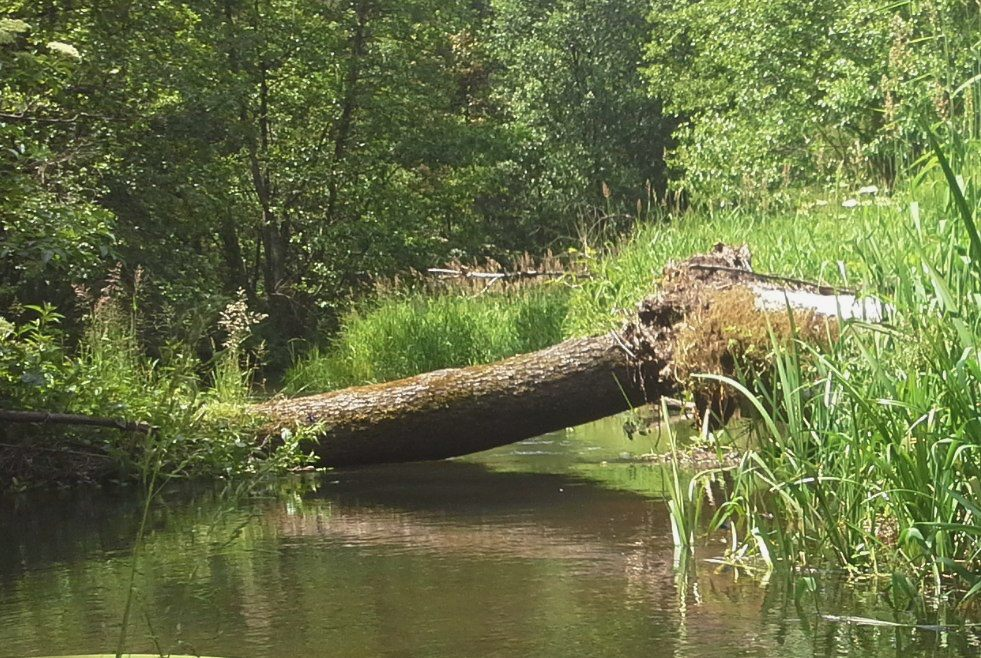
%> input picture ćwiczenia/LAB_5/rzeczka.jpg, 981 x 658 px
$ octave Zad_3.m   (GNU Octave 9; MATLAB toolbox functions it lacks are replaced by stand-ins)
%> lines starting %> are read from the running program, lines starting %| are printed output that depends on the picture; in (x1, y1, x2, y2) boxes, pixels count from 0 and x2, y2 are one past the last pixel; in counts of white or black regions, pixels touching at a corner belong together; the program's own positions count from 1
### ćwiczenia/LAB_5/rgb_to_hsl.m
function [H, S, L] = rgb_to_hsl(R, G, B, img_double)

  MaxRGB = max(img_double, [], 3);
  MinRGB = min(img_double, [], 3);
  Chroma = MaxRGB - MinRGB;

  Htemp = zeros(size(Chroma));

  Htemp(Chroma <= 0.001) = 0;

  index = (MaxRGB == R) & (Chroma > 0.001);
  Htemp(index) = mod((G(index) - B(index)) ./ Chroma(index), 6);

  index = (MaxRGB == G) & (Chroma > 0.001);
  Htemp(index) = (B(index) - R(index)) ./ Chroma(index) + 2;

  index = (MaxRGB == B) & (Chroma > 0.001);
  Htemp(index) = (R(index) - G(index)) ./ Chroma(index) + 4;

  H = Htemp * 60;
  L = (MaxRGB + MinRGB) / 2;

  S = zeros(size(L));

  index = (L > 0.001) & (L < 0.999);
  S(index) = Chroma(index) ./ (1 - abs(2 * L(index) - 1));
end

### ćwiczenia/LAB_5/hsl_to_rgb.m
function [R, G, B] = hsl_to_rgb(H, S, L)
    chroma = (1 - abs(2 * L - 1)) .* S;
    x = chroma .* (1 - abs(mod(H / 60, 2) - 1));
    MinRGB = L - chroma / 2;

    Rtemp = zeros(size(H));
    Gtemp = zeros(size(H));
    Btemp = zeros(size(H));

    idx1 = (H >= 0) & (H <= 60);
    Rtemp(idx1) = chroma(idx1);
    Gtemp(idx1) = x(idx1);
    Btemp(idx1) = 0;

    idx2 = (H > 60) & (H <= 120);
    Rtemp(idx2) = x(idx2);
    Gtemp(idx2) = chroma(idx2);
    Btemp(idx2) = 0;

    idx3 = (H > 120) & (H <= 180);
    Rtemp(idx3) = 0;
    Gtemp(idx3) = chroma(idx3);
    Btemp(idx3) = x(idx3);

    idx4 = (H > 180) & (H <= 240);
    Rtemp(idx4) = 0;
    Gtemp(idx4) = x(idx4);
    Btemp(idx4) = chroma(idx4);

    idx5 = (H > 240) & (H <= 300);
    Rtemp(idx5) = x(idx5);
    Gtemp(idx5) = 0;
    Btemp(idx5) = chroma(idx5);

    idx6 = (H > 300) & (H <= 360);
    Rtemp(idx6) = chroma(idx6);
    Gtemp(idx6) = 0;
    Btemp(idx6) = x(idx6);

    R = (Rtemp + MinRGB) * 255;
    G = (Gtemp + MinRGB) * 255;
    B = (Btemp + MinRGB) * 255;
end

### ćwiczenia/LAB_5/Zad_3.m
clear;
img = imread('rzeczka.jpg');
%> img is the input picture: size 658x981x3 uint8; mean R, G, B 104.7, 113.4, 68.7
obraz = double(img) / 255;

R_zeskalowany = obraz(:, :, 1);
G_zeskalowany = obraz(:, :, 2);
B_zeskalowany = obraz(:, :, 3);

[H, S, L] = rgb_to_hsl(R_zeskalowany, G_zeskalowany, B_zeskalowany, obraz);
%> in rgb_to_hsl, `Htemp(Chroma <= 0.001) = 0;`: Htemp: size 658x981 double; every value is 0
%> in rgb_to_hsl, `index = (MaxRGB == R) & (Chroma > 0.001);`:
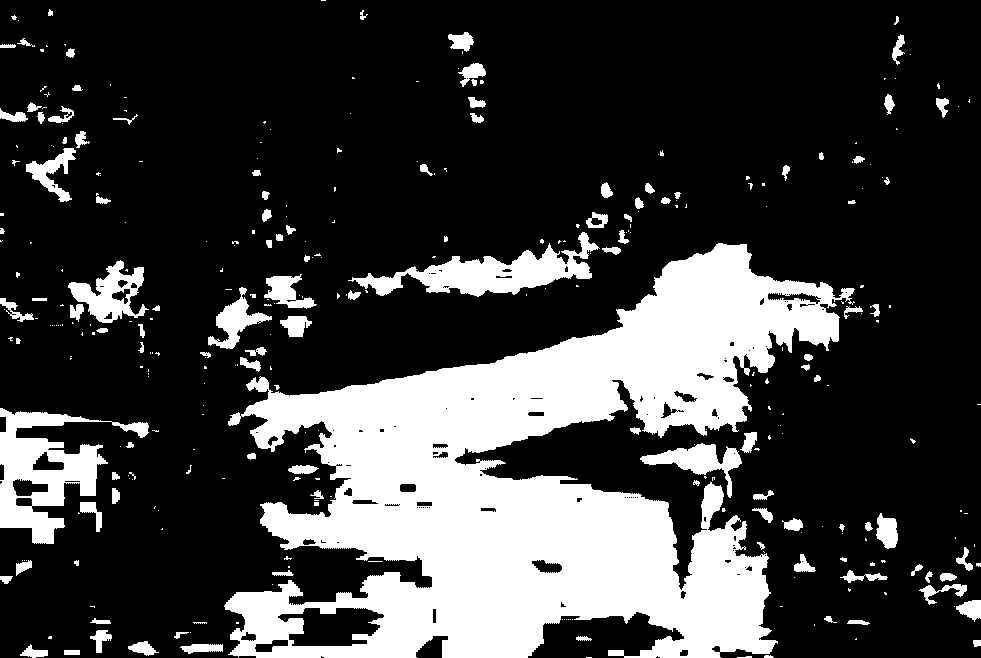
%> index: size 658x981 logical; 24.2% white; 332 white regions (214 under 20 px), largest, box (x1, y1, x2, y2) and area: (224, 243, 855, 658) 123160, (0, 408, 149, 544) 7680, (348, 232, 600, 297) 5817
%> in rgb_to_hsl, `index = (MaxRGB == G) & (Chroma > 0.001);`: index: size 658x981 logical; 77.7% white; 280 black regions (156 under 20 px), largest, box (x1, y1, x2, y2) and area: (228, 243, 839, 658) 116997, (407, 233, 598, 296) 4832, (0, 440, 108, 490) 3212
%> in rgb_to_hsl, `index = (MaxRGB == B) & (Chroma > 0.001);`: index: size 658x981 logical; 0.02% white in thin lines or dots, all inside (x1, y1, x2, y2) = (0, 4, 876, 463)
%> in rgb_to_hsl, `Htemp(index) = (R(index) - G(index)) ./ Chroma(index) + 4;`: Htemp: size 658x981 double; min 0, max 5.95, mean 1.17
%> in rgb_to_hsl, `index = (L > 0.001) & (L < 0.999);`: index: size 658x981 logical; every value is 1

H = H - 50;

H(H < 0) = H(H < 0) + 360;
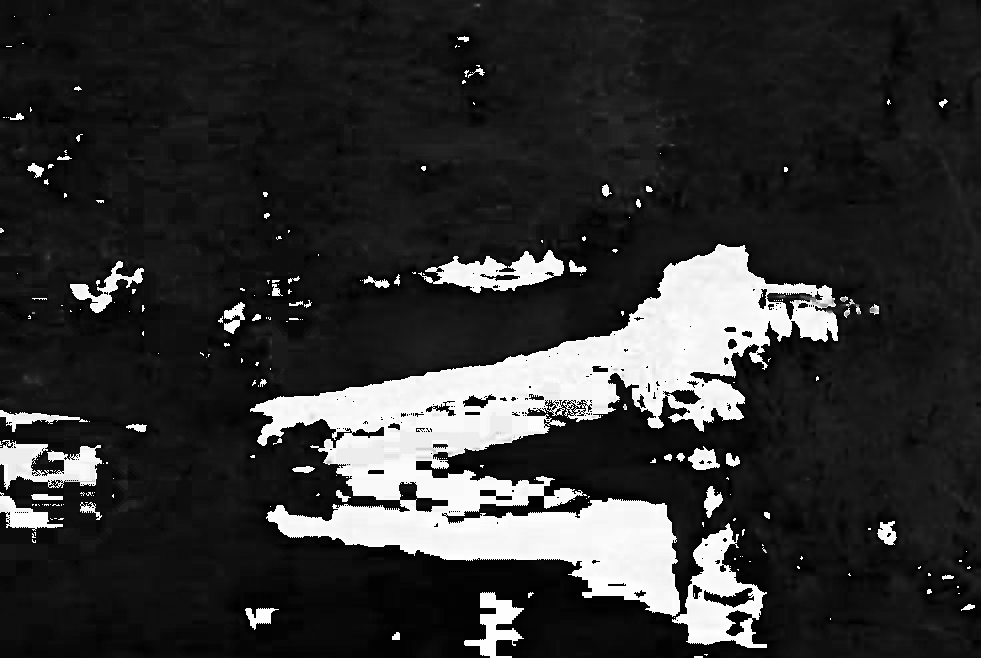
%> H: size 658x981 double; min 0, max 360, mean 71; drawn with min black and max white

[R, G, B] = hsl_to_rgb(H, S, L);
%> in hsl_to_rgb, `idx1 = (H >= 0) & (H <= 60);`:
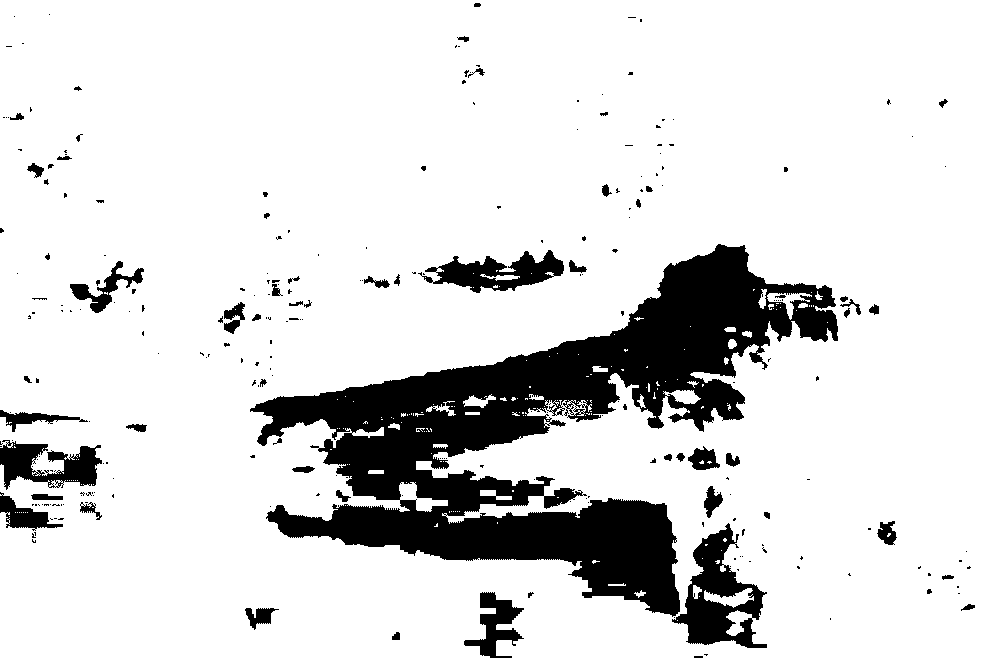
%> idx1: size 658x981 logical; 85.7% white; 264 black regions (203 under 20 px), largest, box (x1, y1, x2, y2) and area: (250, 244, 838, 617) 71708, (672, 523, 767, 648) 5084, (418, 250, 564, 293) 2973
%> in hsl_to_rgb, `idx2 = (H > 60) & (H <= 120);`: idx2: size 658x981 logical; 0.05% white in thin lines or dots, all inside (x1, y1, x2, y2) = (18, 3, 946, 552)
%> in hsl_to_rgb, `Rtemp(idx2) = x(idx2);`: Rtemp: size 658x981 double; min 0, max 0.545, mean 0.162; mean of the top-left, top-right, bottom-left and bottom-right quarters 0.136, 0.213, 0.13, 0.168
%> in hsl_to_rgb, `Gtemp(idx2) = chroma(idx2);`: Gtemp: size 658x981 double; min 0, max 0.324, mean 0.0682; mean of the top-left, top-right, bottom-left and bottom-right quarters 0.0597, 0.104, 0.0422, 0.0668
%> in hsl_to_rgb, `idx3 = (H > 120) & (H <= 180);`: idx3: size 658x981 logical; 0% white in thin lines or dots, all inside (x1, y1, x2, y2) = (34, 4, 859, 313)
%> in hsl_to_rgb, `Btemp(idx3) = x(idx3);`: Btemp: size 658x981 double; min 0, max 0.019, mean 4.96e-07
%> in hsl_to_rgb, `idx4 = (H > 180) & (H <= 240);`: idx4: size 658x981 logical; 0.02% white in thin lines or dots, all inside (x1, y1, x2, y2) = (0, 229, 876, 316)
%> in hsl_to_rgb, `Btemp(idx4) = chroma(idx4);`: Btemp: size 658x981 double; min 0, max 0.0471, mean 2.67e-06
%> in hsl_to_rgb, `idx5 = (H > 240) & (H <= 300);`: idx5: size 658x981 logical; 0.04% white in thin lines or dots, all inside (x1, y1, x2, y2) = (0, 229, 879, 482)
%> in hsl_to_rgb, `Btemp(idx5) = chroma(idx5);`: Btemp: size 658x981 double; min 0, max 0.0471, mean 8.44e-06
%> in hsl_to_rgb, `idx6 = (H > 300) & (H <= 360);`: idx6: size 658x981 logical; 14.2% white; 237 white regions (181 under 20 px), largest, box (x1, y1, x2, y2) and area: (250, 244, 838, 617) 71374, (672, 523, 767, 648) 5084, (418, 250, 564, 293) 2973
%> in hsl_to_rgb, `Rtemp(idx6) = chroma(idx6);`:
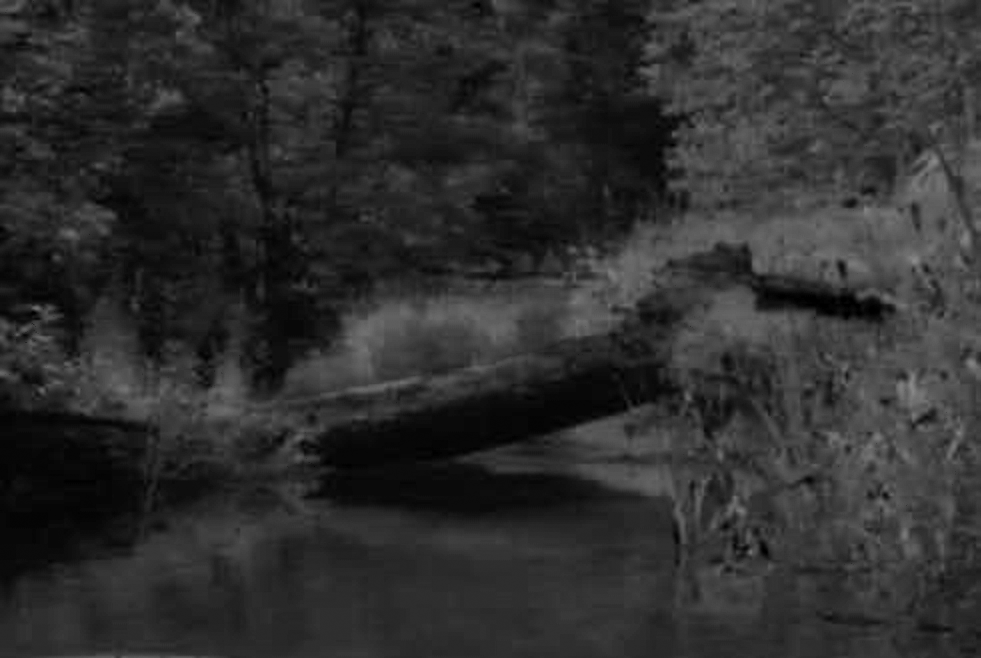
%> Rtemp: size 658x981 double; min 0, max 0.545, mean 0.183; mean of the top-left, top-right, bottom-left and bottom-right quarters 0.14, 0.229, 0.154, 0.211
%> in hsl_to_rgb, `Btemp(idx6) = x(idx6);`:
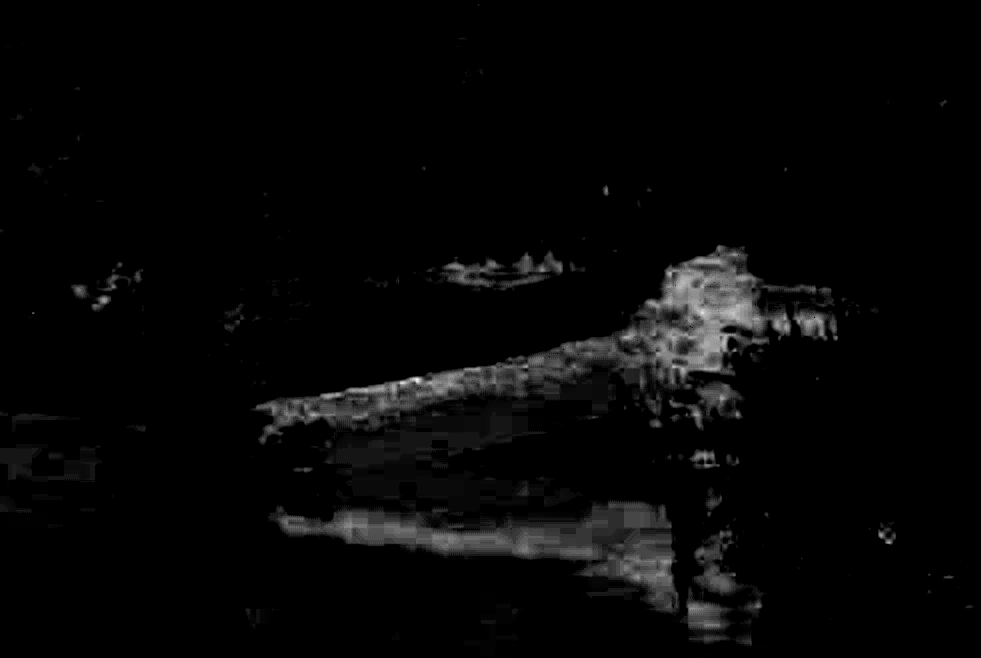
%> Btemp: size 658x981 double; min 0, max 0.131, mean 0.00343; drawn with min black and max white
%> in hsl_to_rgb, `G = (Gtemp + MinRGB) * 255;`:
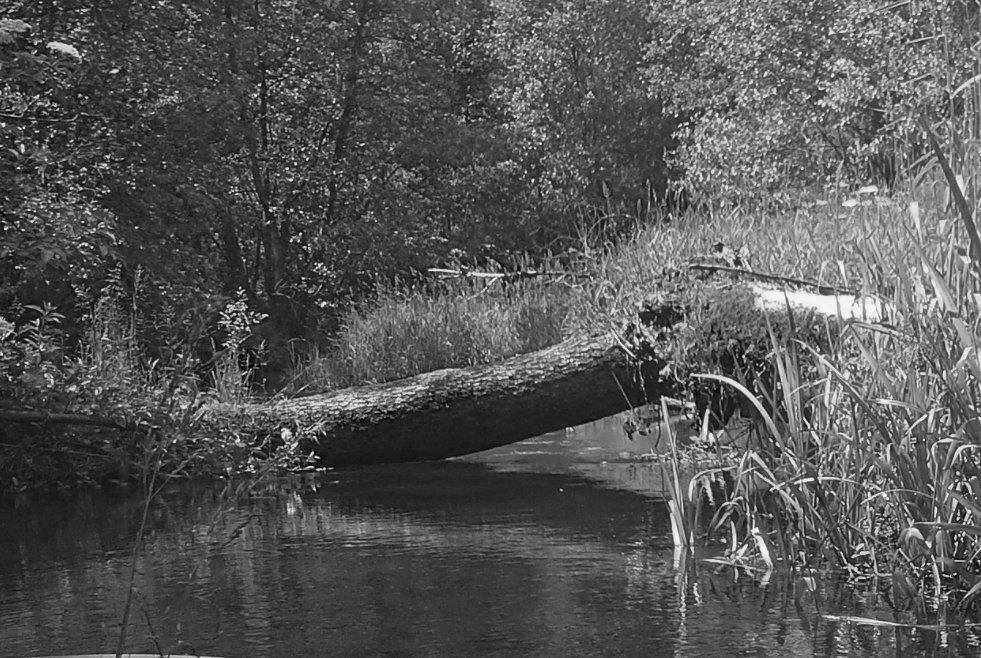
%> G: size 658x981 double; min 0, max 253, mean 86.1

obrazek = cat(3, R, G, B) / 255;
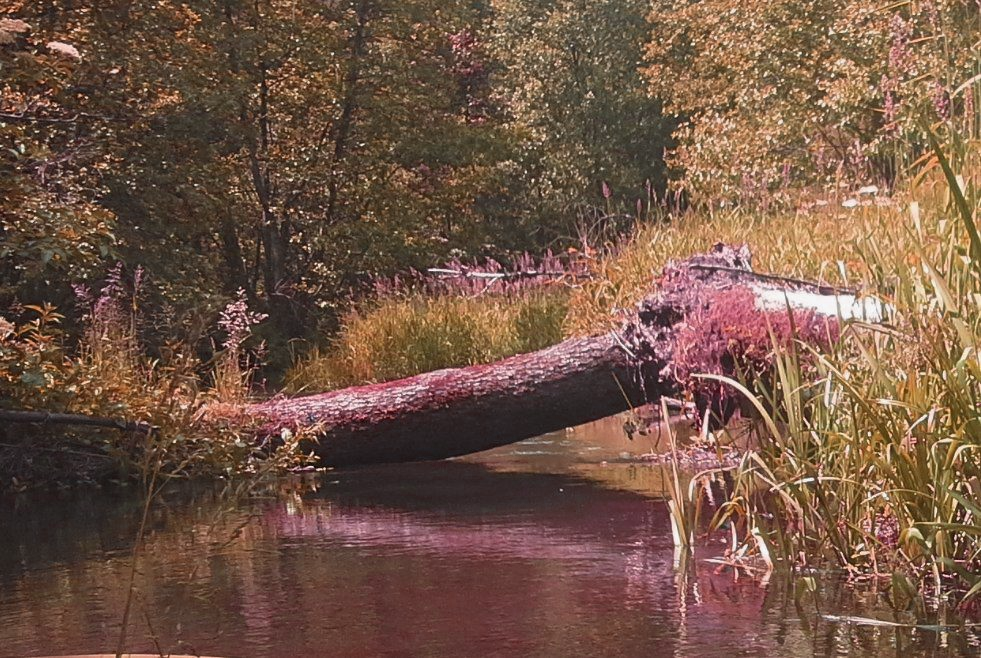
%> obrazek: size 658x981x3 double; mean R, G, B 0.453, 0.338, 0.273; drawn with min black and max white

figure;

subplot(1, 2, 1);imshow(obraz);title('org');
subplot(1, 2, 2);imshow(obrazek);title('HUE - 50');
